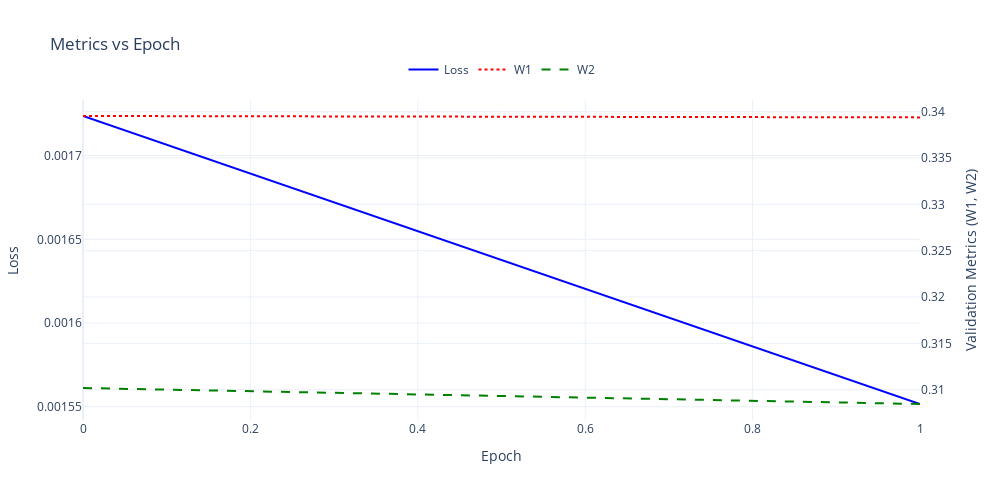

The code cell stored with this chart in its notebook:
### Code cell
# Frame 
A = torch.tensor([
    [0.0, 1.0],
    [1.0, 0.0],
])
D = torch.diag_embed(
    torch.sum(A, dim=-1),
)
L = D - A
frame = SpectralFrame(L)

# SDE and Solvers 
sigma = 0.0
c = 2.0
sde = HeatBMTSDE(frame.eigenvalues, c=c, sigma=sigma)
ot_solver = OTSolver(sde=sde)

# dataset
x0_distribution = EightGaussians()
x1_distribution = Moons() 
dataset = MatchingDistributionDataset(
    x0_distribution, 
    x1_distribution, 
)

batch_size = 512
num_batches = 50 * 512 // batch_size
train_data_loader = MatchingDataLoader(
    dataset=dataset, 
    batch_sampler=OTBatchSampler(
        dataset=dataset, 
        ot_solver=ot_solver, 
        batch_size=batch_size, 
        num_batches=num_batches,
        batchwise_ot=False, 
    ),
)
eval_data_loader = MatchingDataLoader(
    dataset=dataset, 
    batch_sampler=OTBatchSampler(
        dataset=dataset, 
        ot_solver=ot_solver, 
        batch_size=512, 
        num_batches=1,
        batchwise_ot=False, 
    ),
)

# model and training 
model = ResidualNN(data_dim=2)

num_epochs = 1000 // num_batches // 10 #* 5
history = fit(
    sde=sde, 
    model=model, 
    train_data_loader=train_data_loader, 
    eval_data_loader=eval_data_loader,
    num_epochs=num_epochs,

)
plot_history(history)

### Figure 1 — Plotly figure (JSON) as saved in the notebook; plotly's stock layout.template omitted (floating-point values rounded to 4 significant figures)
{"data": [{"line": {"color": "blue", "dash": "solid"}, "mode": "lines", "name": "Loss", "type": "scatter", "x": [0, 1], "y": [0.001724, 0.001552], "yaxis": "y"}, {"line": {"color": "red", "dash": "dot"}, "mode": "lines", "name": "W1", "type": "scatter", "x": [0, 1], "y": [0.3395, 0.3394], "yaxis": "y2"}, {"line": {"color": "green", "dash": "dash"}, "mode": "lines", "name": "W2", "type": "scatter", "x": [0, 1], "y": [0.3102, 0.3085], "yaxis": "y2"}], "layout": {"height": 500, "legend": {"orientation": "h", "x": 0.5, "xanchor": "center", "y": 1.05, "yanchor": "bottom"}, "title": {"text": "Metrics vs Epoch"}, "width": 1000, "xaxis": {"title": {"text": "Epoch"}}, "yaxis": {"side": "left", "title": {"text": "Loss"}}, "yaxis2": {"overlaying": "y", "side": "right", "title": {"text": "Validation Metrics (W1, W2)"}}}}
